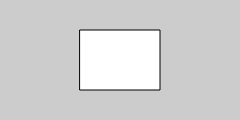
Frame 1 (no input)
Frame 60 (no input): identical to frame 1, image omitted
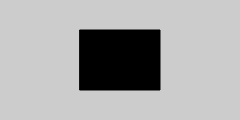
Frame 120 (the mouse pressed at the canvas centre since frame 60)

The p5.js sketch that drew these frames (run headless with seeded random() and noise() and a simulated clock; from frame 60 on, the mouse is pressed at the canvas centre):

// p5.js sketch
// ── sketch.js
var x = 80;
var y = 30;
var w = 80;
var h = 60;

function setup() {
    createCanvas(240, 120);
}

function draw() {
    background(204);
    if ((mouseX > x) && (mouseX < x+w) &&
        (mouseY > y) && (mouseY < y+h)) {
        fill(0);
    } else {
        fill(255);
    }
    rect(x, y, w, h);
}
